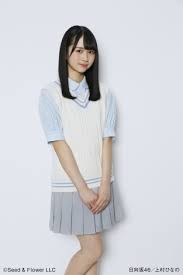
#> input picture images/test/hinano/images (1).jpeg, 183 x 275 px; its folder holds only this picture in this run
$ jupyter execute --allow-errors beautiful_women.py.ipynb
#> lines starting #> are read from the running program, lines starting #| are printed output that depends on the picture
[cell 1]
from PIL import Image
import numpy as np
import os, glob

ROOT_DIR = "images/test/"
WOMEN = ["hinano", "neru"]


#美女クラス
class BeautifulWomen:
    def __init__(self, data, target, target_names, images):
        self.data = data
        self.target = target
        self.target_names = target_names
        self.images = images

    #キー(インスタンス変数)を取得するメソッド
    def keys(self):
        print("[data, target, target_names, images]")


def load_beautiful_woman():
    data = []
    target = []
    target_names = ["hinano", "neru"]
    images = []

    for label, woman in enumerate(WOMEN):
        file_dir = ROOT_DIR + woman
        files = glob.glob(file_dir + "/*.jpeg")
        print("~~~~~~~~{}の画像をNumpy形式に変換し、Listに格納中~~~~~~~~".format(woman))
        for i, f in enumerate(files):
            img = Image.open(f)
#> img is the input picture: PIL image 183x275 RGB; mean R, G, B 209.3, 210.1, 214.8
            img = img.convert('L')          #画像をグレースケールに変換
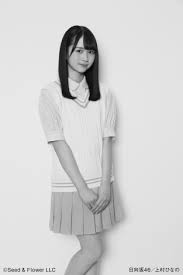
#> img: PIL image 183x275 L; min 0, max 250, mean 210.5
            #img = img.resize((128, 128))    #画像サイズの変更
            imgdata = np.asarray(img)       #Numpy配列に変換
            images.append(imgdata)          #画像データ: 128*128の2次元配列
            data.append(imgdata.flatten())  #画像データ: 16,384の1次元配列
            target.append(label)            #正解ラベルを格納
#> pass 2 of the loop in load_beautiful_woman, `for label, woman in enumerate(WOMEN):`:
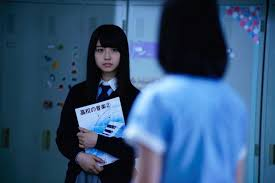
#> input picture images/test/neru/images - 2019-09-08T114155.415.jpeg, 275 x 183 px
#> in load_beautiful_woman, img is the input picture: PIL image 275x183 RGB; mean R, G, B 51.7, 84.7, 120.1
#> in load_beautiful_woman, `img = img.convert('L')`:
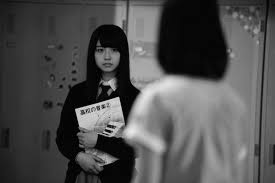
#> img: PIL image 275x183 L; min 0, max 233, mean 78.9

    print("------------ListをNumpy形式に変換中--------------")
    data = np.array(data)
    target = np.array(target)
    target_names = np.array(target_names)
    images = np.array(images)

    print(data.dtype)
    print(target.dtype)
    #インスタンスを生成
    beautifulWomen = BeautifulWomen(data, target, target_names, images)

    return beautifulWomen


#> (the rest of this cell did not finish here and is left out)
